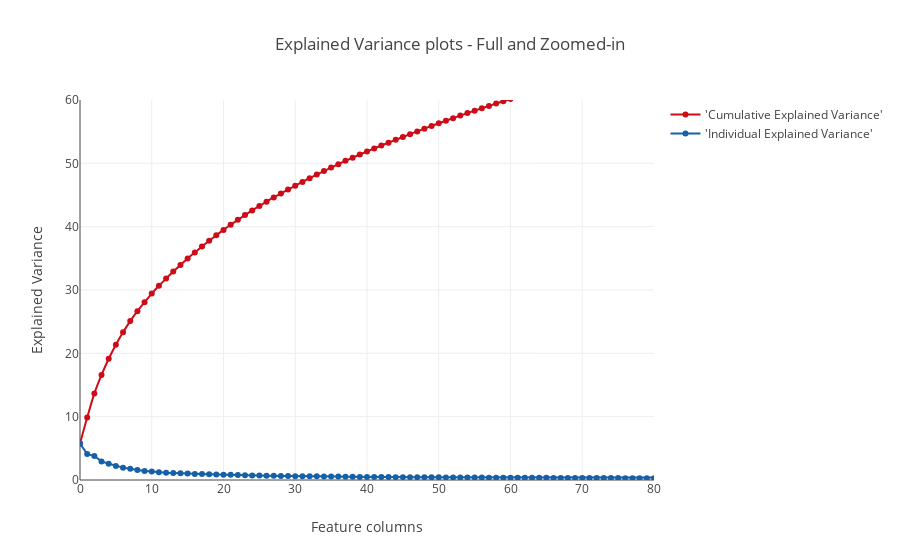

The notebook cell saved with this chart:
### Code cell
trace1 = go.Scatter(
    x=list(range(784)),
    y= cum_var_exp,
    mode='lines+markers',
    name="'Cumulative Explained Variance'",
    #hoverinfo= cum_var_exp,
    line=dict(
        shape='spline',
        color = ('rgb(205, 12, 24)')
    )
)
trace2 = go.Scatter(
    x=list(range(784)),
    y= var_exp,
    mode='lines+markers',
    name="'Individual Explained Variance'",
    #hoverinfo= var_exp,
    line=dict(
        shape='linear',
        color = ('rgb(22, 96, 167)')
    )
)
fig = tls.make_subplots(insets=[{'cell': (1,1), 'l': 0.7, 'b': 0.5}],
                          print_grid=True)

fig.append_trace(trace1, 1, 1)
fig.append_trace(trace2,1,1)
fig.layout.title = 'Explained Variance plots - Full and Zoomed-in'
fig.layout.xaxis = dict(range=[0, 80], title = 'Feature columns')
fig.layout.yaxis = dict(range=[0, 60], title = 'Explained Variance')
#fig['data'] += [go.Scatter(x= list(range(784)) , y=cum_var_exp, xaxis='x2', yaxis='y2', name = 'Cumulative Explained Variance')]
#fig['data'] += [go.Scatter(x=list(range(784)), y=var_exp, xaxis='x2', yaxis='y2',name = 'Individual Explained Variance')]

# fig['data'] = data
# fig['layout'] = layout
# fig['data'] += data2
# fig['layout'] += layout2
py.iplot(fig, filename='inset example')

### Figure 1 — Plotly figure (JSON) as saved in the notebook; plotly's stock layout.template omitted (floating-point values rounded to 4 significant figures; data arrays with more than 128 entries replaced by an {"elided": "..."} marker saying what was removed)
{"data": [{"line": {"color": "rgb(205, 12, 24)", "shape": "spline"}, "mode": "lines+markers", "name": "'Cumulative Explained Variance'", "type": "scatter", "uid": "00840614-9ed1-11e8-a437-a4d18ce3e7de", "x": {"elided": "784 int values"}, "xaxis": "x", "y": {"elided": "784 float values"}, "yaxis": "y"}, {"line": {"color": "rgb(22, 96, 167)", "shape": "linear"}, "mode": "lines+markers", "name": "'Individual Explained Variance'", "type": "scatter", "uid": "00879785-9ed1-11e8-96b2-a4d18ce3e7de", "x": {"elided": "784 int values"}, "xaxis": "x", "y": {"elided": "784 float values"}, "yaxis": "y"}], "layout": {"title": "Explained Variance plots - Full and Zoomed-in", "xaxis": {"range": [0, 80], "title": "Feature columns"}, "xaxis2": {"anchor": "y2", "domain": [0.7, 1]}, "yaxis": {"range": [0, 60], "title": "Explained Variance"}, "yaxis2": {"anchor": "x2", "domain": [0.5, 1]}}}
